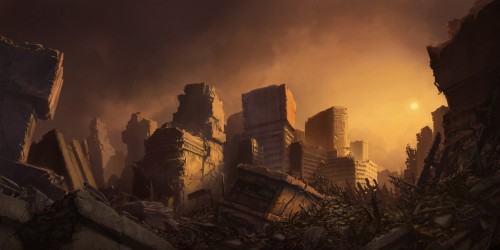
#> input picture dataset/OperacaoPontuais_FiltroEspacial/data/t1.jpg, 500 x 250 px
$ jupyter execute Pratica_1_Ope_Pontuais_corr.ipynb
#> lines starting #> are read from the running program, lines starting #| are printed output that depends on the picture; after the words box and inside, x2 and y2 are one past the last pixel; in counts of white or black regions, pixels touching at a corner belong together; long printed decimals are rounded
Universidade do Vale do Itajaí<br>
Escola do Mar, Ciência e Tecnologia<br>
Engenharia de Computação - Processamento Digital de Sinais: Imagens

# Prática com Operações Pontuais e OpenCV

### Tutoriais da OpenCV

- https://docs.opencv.org/master/d9/df8/tutorial_root.html
- https://www.geeksforgeeks.org/opencv-python-tutorial/

## Conversão de imagem RGB em imagem Grayscale

[cell 1]
import cv2
import numpy as np
import matplotlib.pyplot as plt

[cell 2]
#abria a imagem
img = cv2.imread('data/t1.jpg',1)
#> img is the input picture: shape (250, 500, 3); mean B, G, R 34.8, 52.4, 81

[cell 3]
#mostrando a imagem colorida
cv2.imshow('in', img)
cv2.waitKey(0)
cv2.destroyAllWindows()

[cell 4]
#aplicando conversão básica
#numpy
img_grayscale_basic = (img[ : , : ,0]+img[ : , : ,1]+img[ : , : ,2])/3

#cv2
#B, G, R = cv2.split(img)
#img_grayscale_basic = (B+G+R)/3

img_grayscale_basic = np.array(img_grayscale_basic, dtype=np.uint8)

cv2.imshow('img_grayscale_basic', img_grayscale_basic)
cv2.waitKey(0)
cv2.destroyAllWindows()

[cell 5]
#aplicando conversão ponderada
#img_grayscale_basic = 0.299*img[ : , : ,0] + 0.587*img[ : , : ,1] + 0.114*img[ : , : ,2]

#cv2
B, G, R = cv2.split(img)
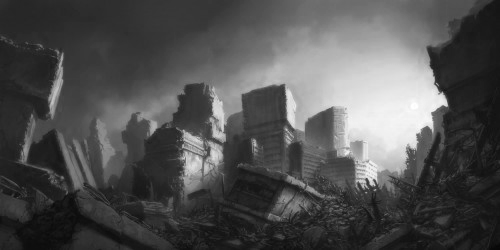
#> R: shape (250, 500); min 7, max 255, mean 81
img_grayscale_pondered = 0.299*B+0.587*G+0.114*R

img_grayscale_pondered = np.array(img_grayscale_pondered, dtype=np.uint8)

cv2.imshow('img_grayscale_basic', img_grayscale_pondered)
cv2.waitKey(0)
cv2.destroyAllWindows()

[cell 6]
img_grayscale_pondered.shape
#> Out = (250, 500)

## Histograma de uma imagem

[cell 7]
histogram = np.zeros(256)
for i in range(img_grayscale_pondered.shape[0]):
    for j in range(img_grayscale_pondered.shape[1]):
        histogram[img_grayscale_pondered[i,j]] += 1

print(histogram[100])
#| 269.0

[cell 8]
x = np.linspace(0,256,256)
plt.bar(x,histogram)
plt.xlabel('intensidade');
plt.ylabel('frequência');
plt.show()
#> figure, not shown here; tallest bar 2977 high, from x = 34.74 to 35.54

[cell 9]
plt.hist(img_grayscale_pondered.ravel(),256,[0,256])
plt.show()
#> figure, not shown here; tallest bar 2977 high, from x = 35 to 36

[cell 10]
histogram_normalized = histogram/(img_grayscale_pondered.shape[0]*img_grayscale_pondered.shape[1])

x = np.linspace(0,256,256)
plt.plot(x,histogram_normalized)
plt.xlabel('intensidade');
plt.ylabel('frequência');
plt.show()
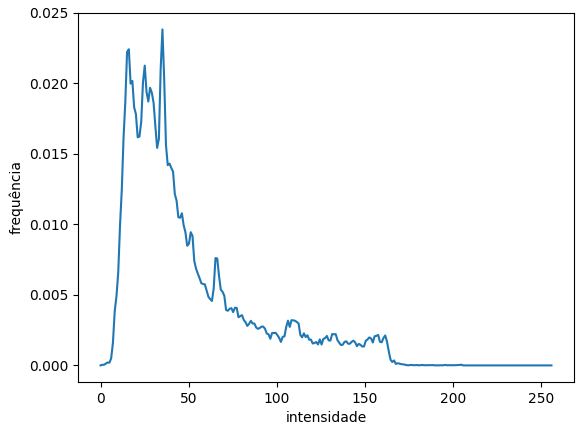
#> figure drawn by matplotlib, 1 panel; curve peaks at x = 35.14, y = 0.0238

## Transformações

[cell 11]
#negativo

#img_negative[ : , : ,0] = 255 - img[ : , : ,0]
#img_negative[ : , : ,1] = 255 - img[ : , : ,1]
#img_negative[ : , : ,2] = 255 - img[ : , : ,2]
img_in = cv2.imread('data/Fig0304(a)(breast_digital_Xray).tif',1)
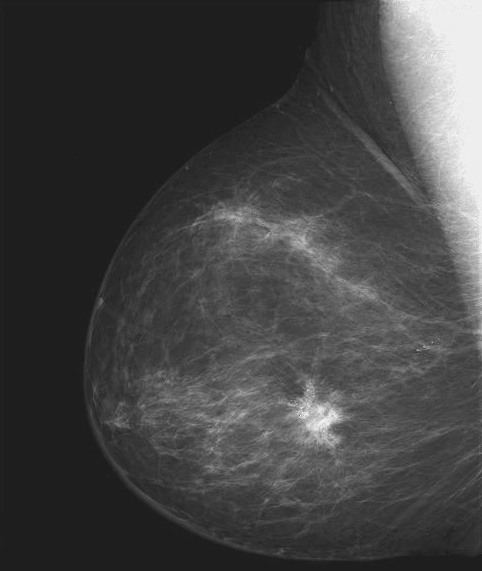
#> input picture dataset/OperacaoPontuais_FiltroEspacial/data/Fig0304(a)(breast_digital_Xray).tif, 482 x 571 px
#> img_in is the input picture: shape (571, 482, 3); min 21, max 255, mean 66.7

img_out = 255 - img_in

cv2.imshow('in', img_in)
cv2.waitKey(0)
cv2.imshow('out', img_out)
cv2.waitKey(0)
cv2.destroyAllWindows()

[cell 12]
#logaritimica
img_in = cv2.imread('data/Fig0305(a)(DFT_no_log).tif',1)
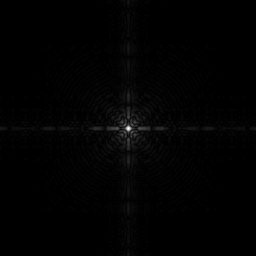
#> input picture dataset/OperacaoPontuais_FiltroEspacial/data/Fig0305(a)(DFT_no_log).tif, 256 x 256 px
#> img_in is the input picture: shape (256, 256, 3); min 0, max 255, mean 2.1

c = 1 # 255/(np.log(1 + np.max(img_in)))
img_out = np.array((c * np.log(1 + img_in + 0.00001)), dtype=np.float32)
#> img_out: shape (256, 256, 3) float32


print(img_out.max())
#| 5.438
cv2.imshow('in', img_in)
cv2.waitKey(0)
cv2.imshow('out', img_out)
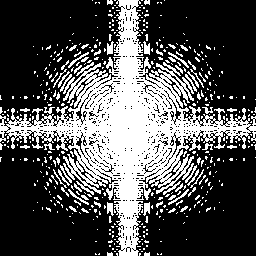
#> window 'out': shape (256, 256, 3); 31.8% white; 471 white regions (418 under 20 px), largest, box (x1, y1, x2, y2) and area: (0, 0, 256, 256) 17024, (107, 41, 114, 55) 65, (143, 41, 150, 55) 65
cv2.waitKey(0)
cv2.destroyAllWindows()

[cell 13]
#gamma
img_in = cv2.imread('data/Fig0308(a)(fractured_spine).tif',0)
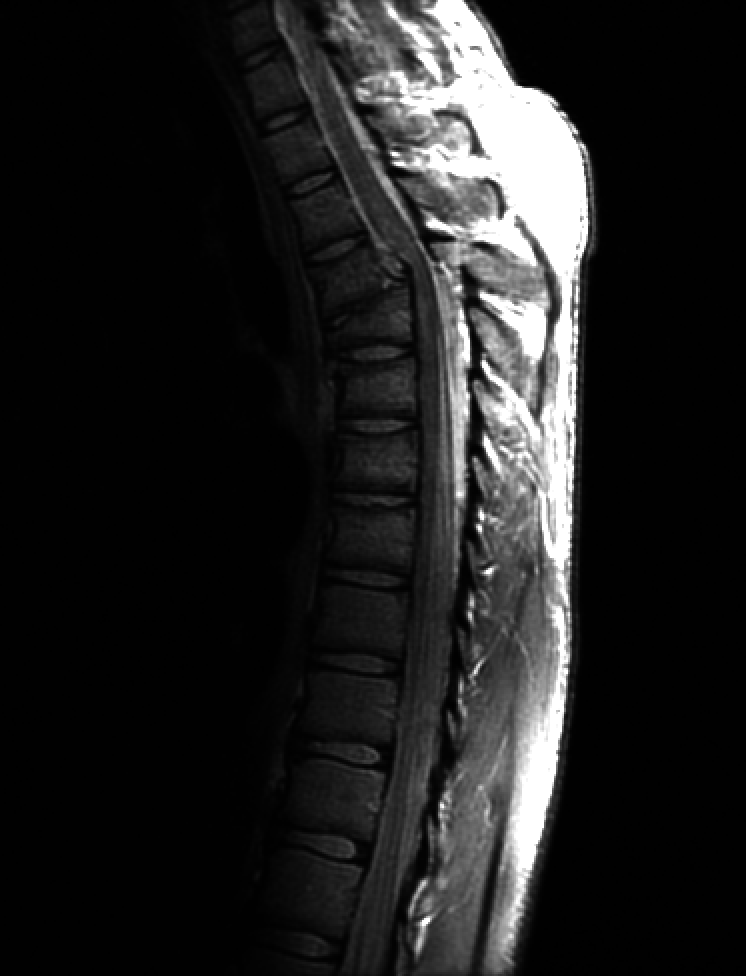
#> input picture dataset/OperacaoPontuais_FiltroEspacial/data/Fig0308(a)(fractured_spine).tif, 746 x 976 px
#> img_in is the input picture: shape (976, 746); min 0, max 255, mean 32.6

c = 1 # 255/(np.log(1 + np.max(img_in)))
gamma = 0.6
#img_out = np.array(c*255**(img_in/255) ** gamma, dtype = np.uint8)
img_out = np.array(c*255*(img_in/255)**gamma, dtype = np.uint8)
#> img_out: shape (976, 746)

print(img_out.max())
#| 255
cv2.imshow('in', img_in)
cv2.waitKey(0)
cv2.imshow('out', img_out)
cv2.waitKey(0)
cv2.destroyAllWindows()

[cell 14]
#alargamento de contraste
img_in = cv2.imread('data/Fig0310(b)(washed_out_pollen_image).tif',0)
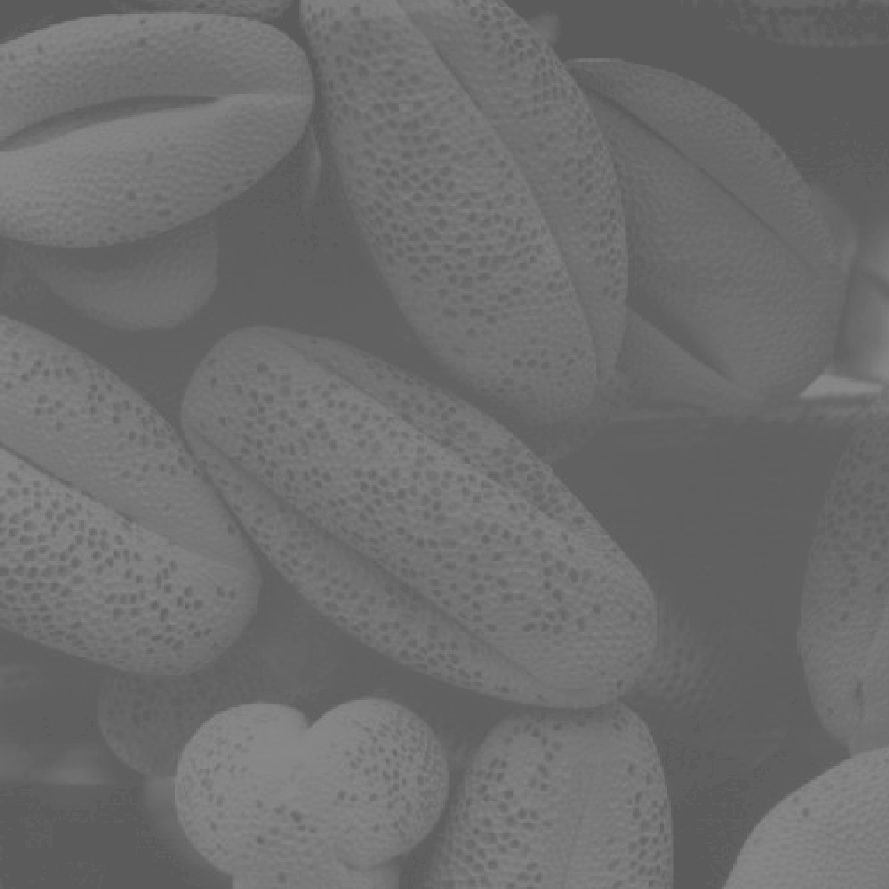
#> input picture dataset/OperacaoPontuais_FiltroEspacial/data/Fig0310(b)(washed_out_pollen_image).tif, 889 x 889 px
#> img_in is the input picture: shape (889, 889); min 91, max 138, mean 109.1

img_out = np.zeros(img_in.shape)

for i in range(img_in.shape[0]):
    for j in range(img_in.shape[1]):
        if img_in[i,j] <= 85:
            img_out[i,j] = img_in[i,j]/2
        if img_in[i,j] > 85 or img_in[i,j] < 170:
            img_out[i,j] = 2*img_in[i,j] - 127
        if img_in[i,j] >= 170:
            img_out[i,j] = img_in[i,j]/2 + 128
#> img_out: shape (889, 889) float64

img_out = np.array(img_out, dtype = np.uint8)

cv2.imshow('in', img_in)
cv2.waitKey(0)
cv2.imshow('out', img_out)
cv2.waitKey(0)
cv2.destroyAllWindows()

[cell 15]
#contraste e brilho
img_in = cv2.imread('data/t1.jpg',0)
#> img_in: shape (250, 500); min 3, max 226, mean 58.9
a = 1
b = 50

img_out = a*img_in + b
#> img_out: shape (250, 500)

img_out = np.array(img_out, dtype = np.uint8)

cv2.imshow('in', img_in)
cv2.waitKey(0)
cv2.imshow('out', img_out)
cv2.waitKey(0)
cv2.destroyAllWindows()

[cell 16]
#limiar
img_in = cv2.imread('data/t1.jpg',0)

img_out = np.zeros(img_in.shape)

for i in range(img_in.shape[0]):
    for j in range(img_in.shape[1]):
        if img_in[i,j] < 127 :
            img_out[i,j] = 0
        else:
            img_out[i,j] = 255 #img_in[i,j]
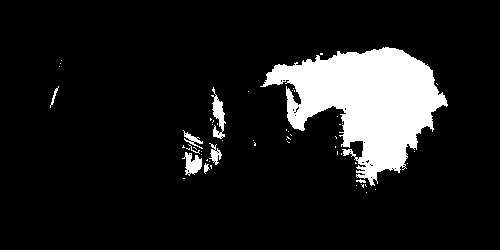
#> img_out: shape (250, 500) float64; 11.3% white; 55 white regions (46 under 20 px), largest, box (x1, y1, x2, y2) and area: (260, 47, 448, 186) 12990, (211, 87, 226, 139) 344, (182, 152, 202, 176) 269

img_out = np.array(img_out, dtype = np.uint8)

cv2.imshow('in', img_in)
cv2.waitKey(0)
cv2.imshow('out', img_out)
cv2.waitKey(0)
cv2.destroyAllWindows()

[cell 17]
#limiar (com fatiamento por plano)
img_in = cv2.imread('data/Fig0312(a)(kidney).tif',0)
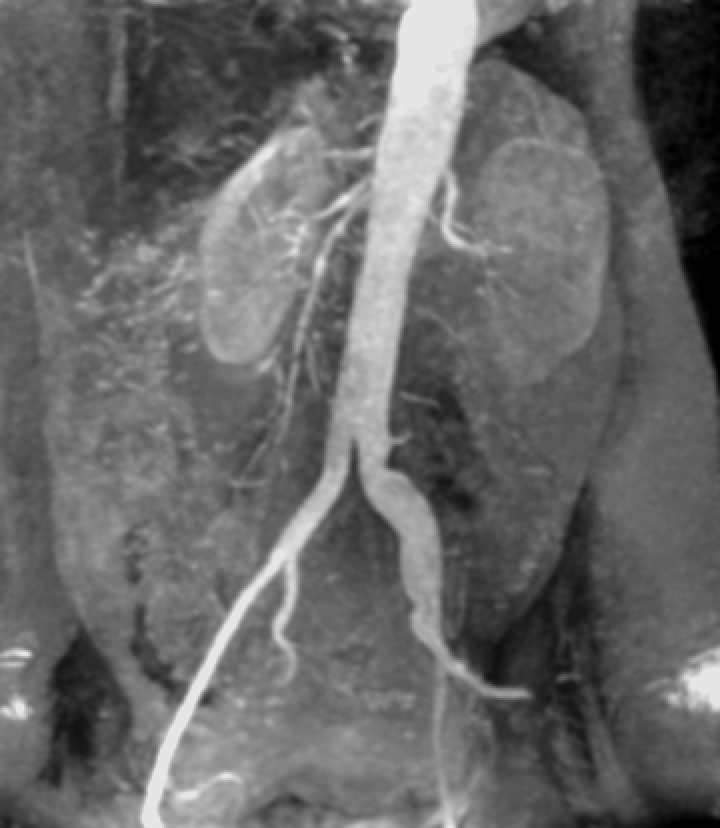
#> input picture dataset/OperacaoPontuais_FiltroEspacial/data/Fig0312(a)(kidney).tif, 720 x 828 px
#> img_in is the input picture: shape (828, 720); min 0, max 230, mean 103.5

a = 50
b = 150

img_out = np.zeros(img_in.shape)

for i in range(img_in.shape[0]):
    for j in range(img_in.shape[1]):
        if img_in[i,j] <= a or img_in[i,j] >= b:
            img_out[i,j] = 255
        if img_in[i,j] > a and img_in[i,j] < b:
            img_out[i,j] = img_in[i,j]
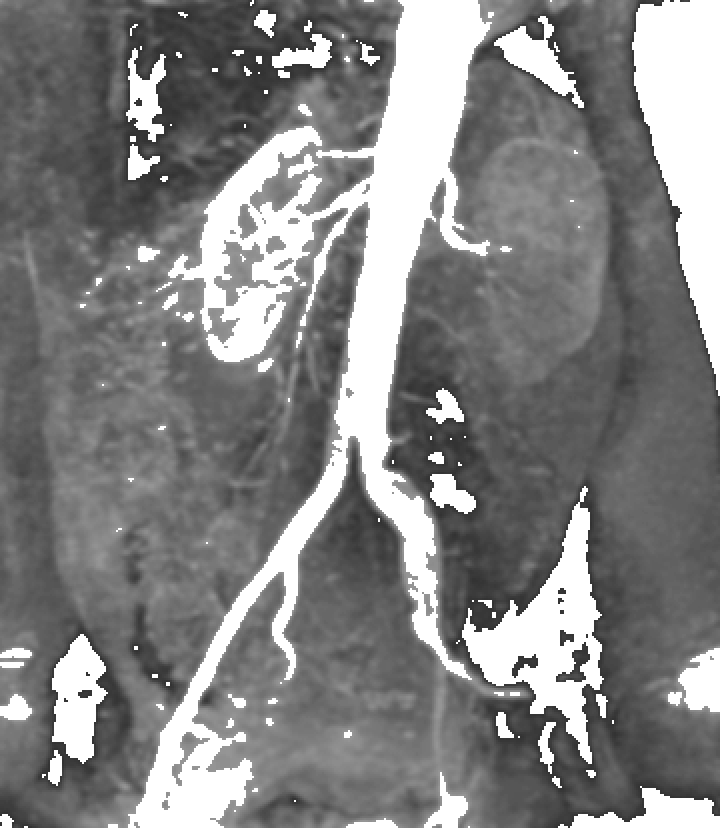
#> img_out: shape (828, 720) float64; min 51, max 255, mean 131.7

img_out = np.array(img_out, dtype = np.uint8)

cv2.imshow('in', img_in)
cv2.waitKey(0)
cv2.imshow('out', img_out)
cv2.waitKey(0)
cv2.destroyAllWindows()
